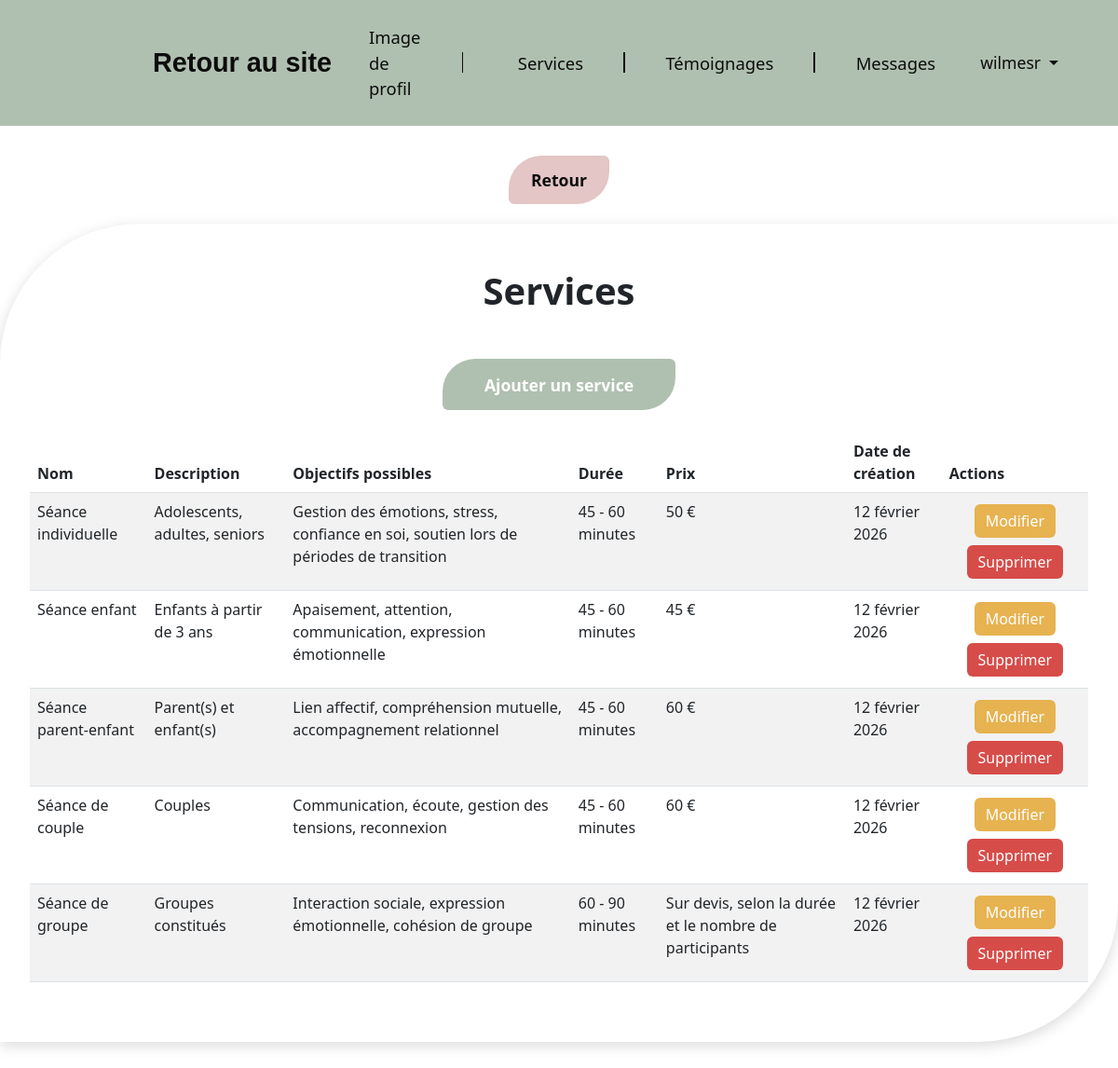
Screenshot of /admin/services.php (signed in) with the database file from the repository.
### tables this page shows
CREATE TABLE IF NOT EXISTS `services` (
  `id` int NOT NULL AUTO_INCREMENT,
  `nom` varchar(150) NOT NULL,
  `description` text NOT NULL,
  `objectifs` text NOT NULL,
  `duree` varchar(50) NOT NULL,
  `prix` varchar(255) NOT NULL,
  `image` varchar(255) DEFAULT NULL,
  `date` date NOT NULL,
  PRIMARY KEY (`id`)
);

### admin/services.php (the view, shortened to what this page needs)
<?php
require "../connexion.php";
$limit = 5;
$pg = isset($_GET['page']) ? intval($_GET['page']) : 1;
$offset = ($pg - 1) * $limit;
?>
<!DOCTYPE html>
<html lang="fr">
<head>
    <link rel="stylesheet" href="../bootstrap/css/bootstrap.min.css">
    <link rel="stylesheet" href="admin.css">
</head>
<body class="admin-page">
<?php include("partials/header.php"); ?>
<div class="text-center mb-3">
    <a href="dashboard.php" class="btn btn-retour">Retour</a>
</div>
<div class="zone-centrage-services">
    <div class="conteneur-services">
        <h1 class="titre-services">Services</h1>
        <div class="text-center mt-4">
            <a href="addService.php" class="btn bouton-connexion">Ajouter un service</a>
        </div>
        <table class="table table-striped">
            <thead>
                <tr>
                    <th>Nom</th>
                    <th>Description</th>
                    <th>Objectifs possibles</th>
                    <th>Durée</th>
                    <th>Prix</th>
                    <th>Date de création</th>
                    <th>Actions</th>
                </tr>
            </thead>
            <tbody>
                <?php
                $req = $bdd->prepare("SELECT * FROM services ORDER BY id ASC LIMIT :offset, :limit");
                $req->bindValue(':offset', $offset, PDO::PARAM_INT);
                $req->bindValue(':limit', $limit, PDO::PARAM_INT);
                $req->execute();
                while($don = $req->fetch()) {
                    echo "<tr>";
                    echo "<td>".htmlspecialchars($don['nom'])."</td>";
                    echo "<td>".nl2br(htmlspecialchars($don['description']))."</td>";
                    echo "<td>".nl2br(htmlspecialchars($don['objectifs']))."</td>";
                    echo "<td>".$don['duree']."</td>";
                    echo "<td>".(is_numeric($don['prix']) ? $don['prix']." €" : htmlspecialchars($don['prix']))."</td>";
                    $dateObj = new DateTime($don['date']);
                    $fmt = new IntlDateFormatter('fr_FR', IntlDateFormatter::LONG, IntlDateFormatter::NONE);
                    $fmt->setPattern('d MMMM yyyy');
                    echo "<td>".$fmt->format($dateObj)."</td>";
                    echo "<td class='text-center'>";
                    echo "<a href='updateService.php?id=".$don['id']."' class='btn btn-service-modifier m-1'>Modifier</a>";
                    echo "<a href='services.php?delete=".$don['id']."' class='btn btn-service-supprimer m-1' onclick='return confirm(\"Voulez-vous vraiment supprimer ce service ?\")'>Supprimer</a>";
                    echo "</td>";
                    echo "</tr>";
                }
                ?>
            </tbody>
        </table>
    </div>
</div>
</body>
</html>

### admin/admin.css (style rules this page uses)
.bouton-connexion { background-color:#b0c0b0;color:#fff;border:none;border-top-left-radius:2rem;border-bottom-right-radius:2rem;font-weight:600;min-height:3.5rem;width:90%;max-width:250px;margin-top:1em;transition:background-color .15s ease,transform .15s ease }
.zone-centrage-services { display:flex;justify-content:center;align-items:flex-start;padding-top:5vh;padding-bottom:3rem;width:100% }
.conteneur-services { background-color:#fff;padding:3rem 2rem;border-top-left-radius:9.375rem;border-bottom-right-radius:9.375rem;width:100%;max-width:93.75rem;box-shadow:0 4px 15px rgba(0,0,0,.15) }
.btn-retour { display:inline-block;padding:.8rem 1.5rem;font-size:1.1rem;background-color:rgba(216,174,173,.7);color:#0c0c0c;font-weight:600;text-decoration:none;border:none;border-top-left-radius:2.188rem;border-bottom-right-radius:2.188rem;transition:background-color .15s ease,transform .15s ease;margin-top:2rem;margin-bottom:-2em;text-align:center }
.bouton-connexion { display:inline-flex;align-items:center;justify-content:center;padding:.75rem 1.2rem;font-size:1.1rem;background-color:#b0c0b0;color:#fff;font-weight:600;border:none;border-top-left-radius:2.188rem;border-bottom-right-radius:2.188rem;min-height:3.438rem;width:100%;max-width:15.625rem;margin-top:1em;margin-bottom:1.5rem;transition:background-color .15s ease,transform .15s ease }
.btn-service-modifier { border:none;background-color:#e7b250;color:#fff;transition:background-color .15s ease,transform .15s ease }
.btn-service-supprimer { border:none;background-color:#d64c49;color:#fff;transition:background-color .15s ease,transform .15s ease }
.titre-services { font-size:2.5rem;font-weight:600;text-align:center;margin-bottom:2rem }

### rows the page displays
services: nom "Séance individuelle", description "Adolescents, adultes, seniors", objectifs "Gestion des émotions, stress, confiance en soi, soutien lors de périodes de transition", duree "45 - 60 minutes", prix "50", date "12 février 2026"
services: nom "Séance enfant", description "Enfants à partir de 3 ans", objectifs "Apaisement, attention, communication, expression émotionnelle", duree "45 - 60 minutes", prix "45", date "12 février 2026"
services: nom "Séance parent-enfant", description "Parent(s) et enfant(s)", objectifs "Lien affectif, compréhension mutuelle, accompagnement relationnel", duree "45 - 60 minutes", prix "60", date "12 février 2026"
services: nom "Séance de couple", description "Couples", objectifs "Communication, écoute, gestion des tensions, reconnexion", duree "45 - 60 minutes", prix "60", date "12 février 2026"
services: nom "Séance de groupe", description "Groupes constitués", objectifs "Interaction sociale, expression émotionnelle, cohésion de groupe", duree "60 - 90 minutes", prix "Sur devis, selon la durée et le nombre de participants", date "12 février 2026"

### other values shown
$_SESSION['login'] "wilmesr"
